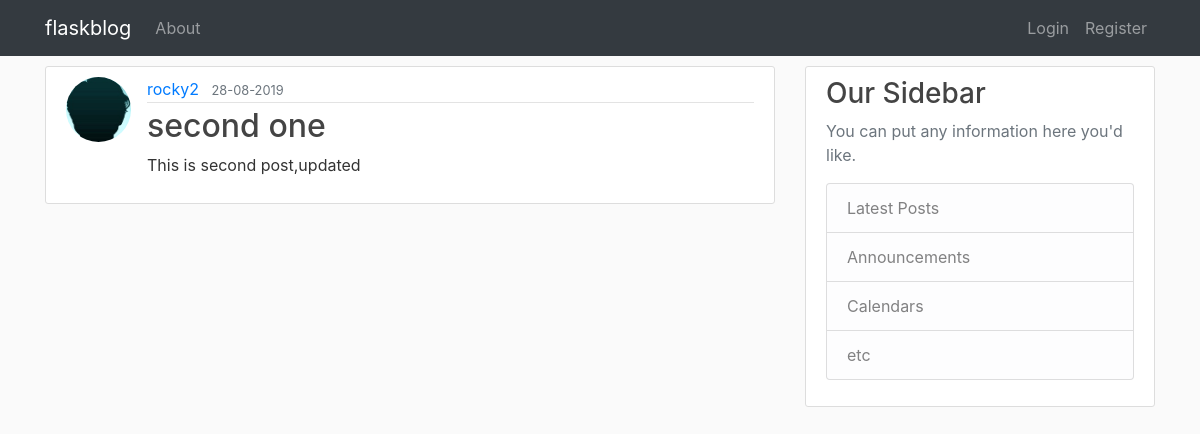
Screenshot of /post/2 with the database file from the repository.
### flaskblog/models.py (models this page shows, shortened)
class User(db.Model,UserMixin):
    id = db.Column(db.Integer,primary_key = True)
    username = db.Column(db.String(10),nullable = False,unique = True)
    email = db.Column(db.String(20),nullable = False,unique = True)
    image_file = db.Column(db.String(20),nullable = False,default = 'default.jpg')
    password = db.Column(db.String(60),nullable = False)
    post = db.relationship('Post',backref='author',lazy=True)

class Post(db.Model):
    id = db.Column(db.Integer,primary_key = True)
    title= db.Column(db.String(100),nullable = False)
    date_posted = db.Column(db.DateTime,nullable = False,default =datetime.utcnow)
    content= db.Column(db.Text,nullable = False)
    user_id = db.Column(db.Integer,db.ForeignKey('user.id'),nullable=False)

### flaskblog/routes.py (the view)
@app.route('/post/<int:post_id>')
def post(post_id):
    post = Post.query.get_or_404(post_id)
    return render_template('post.html',title = post.title,post = post)

### flaskblog/templates/post.html (shortened to what this page needs)
{% extends "layout.html" %}
    {% block content%}
        <article class="media content-section">
          <img src="{{ url_for('static',filename = 'profile_pics/'+post.author.image_file )}}" alt="" class="rounded-circle article-img">
                <div class="media-body">
                  <div class="article-metadata">
                    <a class="mr-2" href="{{url_for('user_post',username = post.author.username)}}">{{ post.author.username }}</a>
                    <small class="text-muted">{{ post.date_posted.strftime('%d-%m-%Y') }}</small>
                  </div>
                  <h2 class="article-title">{{ post.title }}</h2>
                  <p class="article-content">{{ post.content }}</p>
                </div>
        </article>
    {% endblock %}

### flaskblog/static/main.css (style rules this page uses)
body { background: #fafafa; color: #333333; }
h1, h2, h3, h4, h5, h6 { color: #444444; }
.content-section { background: #ffffff; padding: 10px 20px; border: 1px solid #dddddd; border-radius: 3px; margin-bottom: 20px; margin-top: 10px; }
.article-title { color: #444444; }
.article-content { white-space: pre-line; }
.article-img { height: 65px; width: 65px; margin-right: 16px; }
.article-metadata { padding-bottom: 1px; margin-bottom: 4px; border-bottom: 1px solid #e3e3e3 }

### rows the page displays
User: image_file (placeholder picture), author.username "rocky2"
Post: date_posted "28-08-2019", title "second one", content "This is second post,updated"
